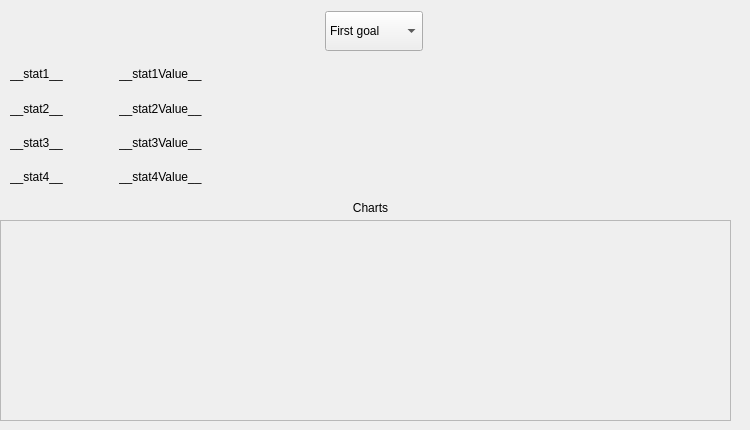
    <widget class="QWidget" name="tab_4">
     <attribute name="title">
      <string>Stats</string>
     </attribute>
     <widget class="QWidget" name="layoutWidget_9">
      <property name="geometry">
       <rect>
        <x>10</x>
        <y>10</y>
        <width>727</width>
        <height>42</height>
       </rect>
      </property>
      <layout class="QHBoxLayout" name="horizontalLayout_15">
       <item>
        <spacer name="horizontalSpacer_35">
         <property name="orientation">
          <enum>Qt::Horizontal</enum>
         </property>
         <property name="sizeType">
          <enum>QSizePolicy::MinimumExpanding</enum>
         </property>
         <property name="sizeHint" stdset="0">
          <size>
           <width>50</width>
           <height>20</height>
          </size>
         </property>
        </spacer>
       </item>
       <item>
        <widget class="QComboBox" name="goalTitle_ComboBox_3">
         <property name="minimumSize">
          <size>
           <width>0</width>
           <height>40</height>
          </size>
         </property>
         <item>
          <property name="text">
           <string>First goal</string>
          </property>
         </item>
         <item>
          <property name="text">
           <string>Second goal</string>
          </property>
         </item>
         <item>
          <property name="text">
           <string>Third goal</string>
          </property>
         </item>
        </widget>
       </item>
       <item>
        <spacer name="horizontalSpacer_36">
         <property name="orientation">
          <enum>Qt::Horizontal</enum>
         </property>
         <property name="sizeType">
          <enum>QSizePolicy::MinimumExpanding</enum>
         </property>
         <property name="sizeHint" stdset="0">
          <size>
           <width>50</width>
           <height>20</height>
          </size>
         </property>
        </spacer>
       </item>
      </layout>
     </widget>
     <widget class="QLabel" name="charts_label">
      <property name="geometry">
       <rect>
        <x>340</x>
        <y>200</y>
        <width>61</width>
        <height>16</height>
       </rect>
      </property>
      <property name="text">
       <string>Charts</string>
      </property>
      <property name="alignment">
       <set>Qt::AlignCenter</set>
      </property>
     </widget>
     <widget class="QWidget" name="layoutWidget">
      <property name="geometry">
       <rect>
        <x>10</x>
        <y>60</y>
        <width>731</width>
        <height>131</height>
       </rect>
      </property>
      <layout class="QVBoxLayout" name="verticalLayout_10">
       <item>
        <layout class="QHBoxLayout" name="horizontalLayout_16">
         <item>
          <widget class="QLabel" name="stat1_label">
           <property name="text">
            <string>__stat1__</string>
           </property>
          </widget>
         </item>
         <item>
          <spacer name="horizontalSpacer_37">
           <property name="orientation">
            <enum>Qt::Horizontal</enum>
           </property>
           <property name="sizeType">
            <enum>QSizePolicy::Fixed</enum>
           </property>
           <property name="sizeHint" stdset="0">
            <size>
             <width>50</width>
             <height>20</height>
            </size>
           </property>
          </spacer>
         </item>
         <item>
          <widget class="QLabel" name="stat1Value_label">
           <property name="text">
            <string>__stat1Value__</string>
           </property>
          </widget>
         </item>
         <item>
          <spacer name="horizontalSpacer_41">
           <property name="orientation">
            <enum>Qt::Horizontal</enum>
           </property>
           <property name="sizeHint" stdset="0">
            <size>
             <width>40</width>
             <height>20</height>
            </size>
           </property>
          </spacer>
         </item>
        </layout>
       </item>
       <item>
        <layout class="QHBoxLayout" name="horizontalLayout_17">
         <item>
          <widget class="QLabel" name="stat2_label">
           <property name="text">
            <string>__stat2__</string>
           </property>
          </widget>
         </item>
         <item>
          <spacer name="horizontalSpacer_38">
           <property name="orientation">
            <enum>Qt::Horizontal</enum>
           </property>
           <property name="sizeType">
            <enum>QSizePolicy::Fixed</enum>
           </property>
           <property name="sizeHint" stdset="0">
            <size>
             <width>50</width>
             <height>20</height>
            </size>
           </property>
          </spacer>
         </item>
         <item>
          <widget class="QLabel" name="stat2Value_label">
           <property name="text">
            <string>__stat2Value__</string>
           </property>
          </widget>
         </item>
         <item>
          <spacer name="horizontalSpacer_44">
           <property name="orientation">
            <enum>Qt::Horizontal</enum>
           </property>
           <property name="sizeHint" stdset="0">
            <size>
             <width>40</width>
             <height>20</height>
            </size>
           </property>
          </spacer>
         </item>
        </layout>
       </item>
       <item>
        <layout class="QHBoxLayout" name="horizontalLayout_18">
         <item>
          <widget class="QLabel" name="stat3_label">
           <property name="text">
            <string>__stat3__</string>
           </property>
          </widget>
         </item>
         <item>
          <spacer name="horizontalSpacer_39">
           <property name="orientation">
            <enum>Qt::Horizontal</enum>
           </property>
           <property name="sizeType">
            <enum>QSizePolicy::Fixed</enum>
           </property>
           <property name="sizeHint" stdset="0">
            <size>
             <width>50</width>
             <height>20</height>
            </size>
           </property>
          </spacer>
         </item>
         <item>
          <widget class="QLabel" name="stat3Value_label">
           <property name="text">
            <string>__stat3Value__</string>
           </property>
          </widget>
         </item>
         <item>
          <spacer name="horizontalSpacer_42">
           <property name="orientation">
            <enum>Qt::Horizontal</enum>
           </property>
           <property name="sizeHint" stdset="0">
            <size>
             <width>40</width>
             <height>20</height>
            </size>
           </property>
          </spacer>
         </item>
        </layout>
       </item>
       <item>
        <layout class="QHBoxLayout" name="horizontalLayout_19">
         <item>
          <widget class="QLabel" name="stat4_label">
           <property name="text">
            <string>__stat4__</string>
           </property>
          </widget>
         </item>
         <item>
          <spacer name="horizontalSpacer_40">
           <property name="orientation">
            <enum>Qt::Horizontal</enum>
           </property>
           <property name="sizeType">
            <enum>QSizePolicy::Fixed</enum>
           </property>
           <property name="sizeHint" stdset="0">
            <size>
             <width>50</width>
             <height>20</height>
            </size>
           </property>
          </spacer>
         </item>
         <item>
          <widget class="QLabel" name="stat4Value_label">
           <property name="text">
            <string>__stat4Value__</string>
           </property>
          </widget>
         </item>
         <item>
          <spacer name="horizontalSpacer_43">
           <property name="orientation">
            <enum>Qt::Horizontal</enum>
           </property>
           <property name="sizeHint" stdset="0">
            <size>
             <width>40</width>
             <height>20</height>
            </size>
           </property>
          </spacer>
         </item>
        </layout>
       </item>
      </layout>
     </widget>
     <widget class="QFrame" name="chart_frame">
      <property name="geometry">
       <rect>
        <x>0</x>
        <y>220</y>
        <width>731</width>
        <height>201</height>
       </rect>
      </property>
      <property name="frameShape">
       <enum>QFrame::StyledPanel</enum>
      </property>
      <property name="frameShadow">
       <enum>QFrame::Raised</enum>
      </property>
     </widget>
    </widget>
